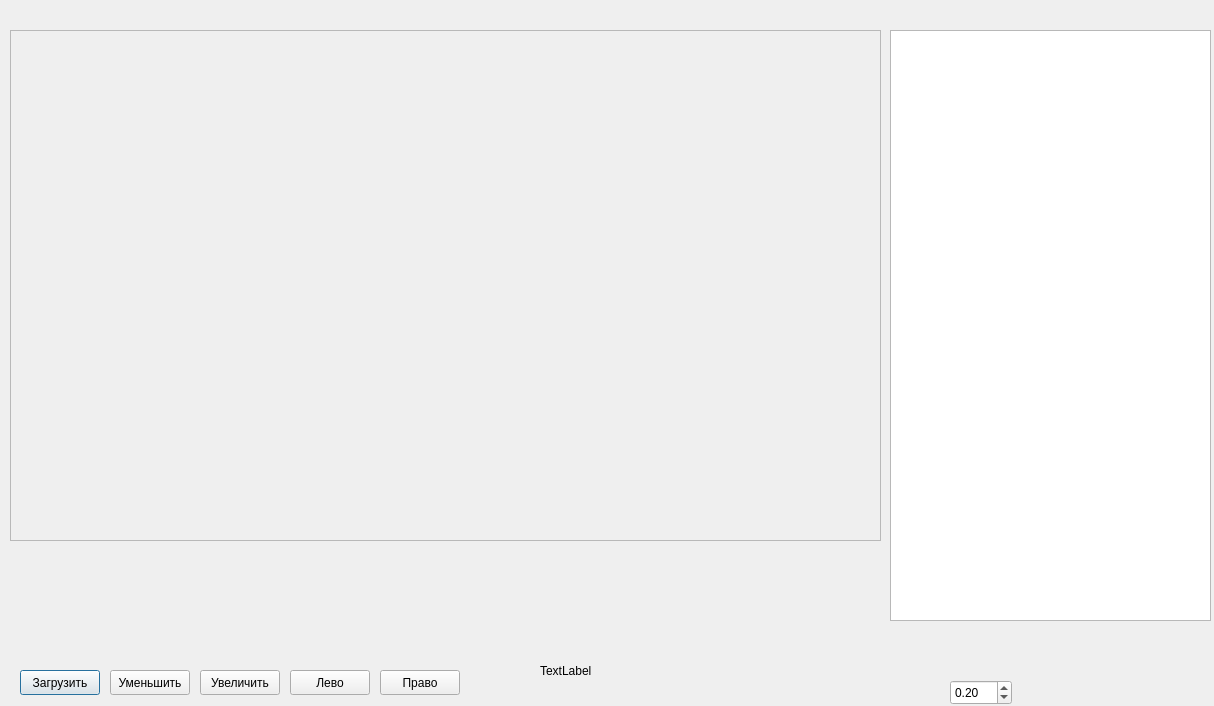
<?xml version="1.0" encoding="UTF-8"?>
<ui version="4.0">
 <class>image</class>
 <widget class="QDialog" name="image">
  <property name="geometry">
   <rect>
    <x>0</x>
    <y>0</y>
    <width>1214</width>
    <height>706</height>
   </rect>
  </property>
  <property name="minimumSize">
   <size>
    <width>0</width>
    <height>0</height>
   </size>
  </property>
  <property name="windowTitle">
   <string>Dialog</string>
  </property>
  <widget class="QPushButton" name="button_load">
   <property name="geometry">
    <rect>
     <x>20</x>
     <y>670</y>
     <width>80</width>
     <height>25</height>
    </rect>
   </property>
   <property name="text">
    <string>Загрузить</string>
   </property>
  </widget>
  <widget class="ScaledPixmap" name="label_main">
   <property name="geometry">
    <rect>
     <x>10</x>
     <y>30</y>
     <width>871</width>
     <height>511</height>
    </rect>
   </property>
   <property name="frameShape">
    <enum>QFrame::StyledPanel</enum>
   </property>
   <property name="frameShadow">
    <enum>QFrame::Sunken</enum>
   </property>
   <property name="text">
    <string/>
   </property>
  </widget>
  <widget class="QDoubleSpinBox" name="doubleSpinBox1">
   <property name="geometry">
    <rect>
     <x>950</x>
     <y>680</y>
     <width>62</width>
     <height>25</height>
    </rect>
   </property>
   <property name="minimum">
    <double>0.100000000000000</double>
   </property>
   <property name="maximum">
    <double>2.000000000000000</double>
   </property>
   <property name="singleStep">
    <double>0.010000000000000</double>
   </property>
   <property name="value">
    <double>0.200000000000000</double>
   </property>
  </widget>
  <widget class="QPushButton" name="button_left">
   <property name="geometry">
    <rect>
     <x>290</x>
     <y>670</y>
     <width>80</width>
     <height>25</height>
    </rect>
   </property>
   <property name="text">
    <string>Лево</string>
   </property>
  </widget>
  <widget class="QPushButton" name="button_right">
   <property name="geometry">
    <rect>
     <x>380</x>
     <y>670</y>
     <width>80</width>
     <height>25</height>
    </rect>
   </property>
   <property name="text">
    <string>Право</string>
   </property>
  </widget>
  <widget class="QLabel" name="label_2">
   <property name="geometry">
    <rect>
     <x>540</x>
     <y>650</y>
     <width>291</width>
     <height>41</height>
    </rect>
   </property>
   <property name="text">
    <string>TextLabel</string>
   </property>
  </widget>
  <widget class="QListWidget" name="listWidget_img">
   <property name="geometry">
    <rect>
     <x>890</x>
     <y>30</y>
     <width>321</width>
     <height>591</height>
    </rect>
   </property>
  </widget>
  <widget class="QPushButton" name="button_little">
   <property name="geometry">
    <rect>
     <x>110</x>
     <y>670</y>
     <width>80</width>
     <height>25</height>
    </rect>
   </property>
   <property name="text">
    <string>Уменьшить</string>
   </property>
  </widget>
  <widget class="QPushButton" name="button_big">
   <property name="geometry">
    <rect>
     <x>200</x>
     <y>670</y>
     <width>80</width>
     <height>25</height>
    </rect>
   </property>
   <property name="text">
    <string>Увеличить</string>
   </property>
  </widget>
 </widget>
 <customwidgets>
  <customwidget>
   <class>ScaledPixmap</class>
   <extends>QLabel</extends>
   <header>scaledpixmap.h</header>
  </customwidget>
 </customwidgets>
 <resources/>
 <connections/>
</ui>
